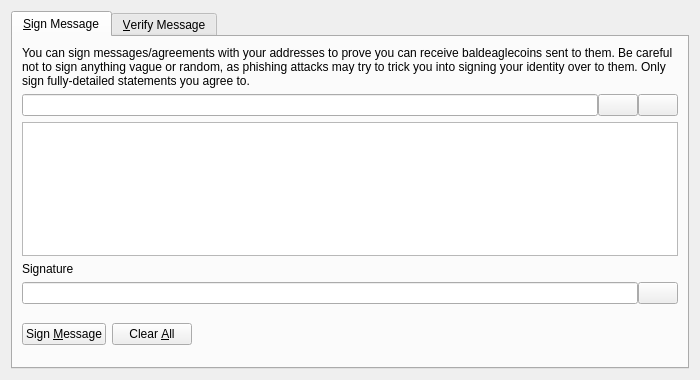
<?xml version="1.0" encoding="UTF-8"?>
<ui version="4.0">
 <class>SignVerifyMessageDialog</class>
 <widget class="QDialog" name="SignVerifyMessageDialog">
  <property name="geometry">
   <rect>
    <x>0</x>
    <y>0</y>
    <width>700</width>
    <height>380</height>
   </rect>
  </property>
  <property name="windowTitle">
   <string>Signatures - Sign / Verify a Message</string>
  </property>
  <property name="modal">
   <bool>true</bool>
  </property>
  <layout class="QVBoxLayout" name="verticalLayout">
   <item>
    <widget class="QTabWidget" name="tabWidget">
     <property name="currentIndex">
      <number>0</number>
     </property>
     <widget class="QWidget" name="tabSignMessage">
      <attribute name="title">
       <string>&amp;Sign Message</string>
      </attribute>
      <layout class="QVBoxLayout" name="verticalLayout_SM">
       <item>
        <widget class="QLabel" name="infoLabel_SM">
         <property name="text">
          <string>You can sign messages/agreements with your addresses to prove you can receive baldeaglecoins sent to them. Be careful not to sign anything vague or random, as phishing attacks may try to trick you into signing your identity over to them. Only sign fully-detailed statements you agree to.</string>
         </property>
         <property name="textFormat">
          <enum>Qt::PlainText</enum>
         </property>
         <property name="wordWrap">
          <bool>true</bool>
         </property>
        </widget>
       </item>
       <item>
        <layout class="QHBoxLayout" name="horizontalLayout_1_SM">
         <property name="spacing">
          <number>0</number>
         </property>
         <item>
          <widget class="QValidatedLineEdit" name="addressIn_SM">
           <property name="toolTip">
            <string>The Baldeaglecoin address to sign the message with</string>
           </property>
          </widget>
         </item>
         <item>
          <widget class="QPushButton" name="addressBookButton_SM">
           <property name="toolTip">
            <string>Choose previously used address</string>
           </property>
           <property name="text">
            <string/>
           </property>
           <property name="icon">
            <iconset resource="../bitcoin.qrc">
             <normaloff>:/icons/address-book</normaloff>:/icons/address-book</iconset>
           </property>
           <property name="shortcut">
            <string>Alt+A</string>
           </property>
           <property name="autoDefault">
            <bool>false</bool>
           </property>
          </widget>
         </item>
         <item>
          <widget class="QPushButton" name="pasteButton_SM">
           <property name="toolTip">
            <string>Paste address from clipboard</string>
           </property>
           <property name="text">
            <string/>
           </property>
           <property name="icon">
            <iconset resource="../bitcoin.qrc">
             <normaloff>:/icons/editpaste</normaloff>:/icons/editpaste</iconset>
           </property>
           <property name="shortcut">
            <string>Alt+P</string>
           </property>
           <property name="autoDefault">
            <bool>false</bool>
           </property>
          </widget>
         </item>
        </layout>
       </item>
       <item>
        <widget class="QPlainTextEdit" name="messageIn_SM">
         <property name="toolTip">
          <string>Enter the message you want to sign here</string>
         </property>
        </widget>
       </item>
       <item>
        <widget class="QLabel" name="signatureLabel_SM">
         <property name="text">
          <string>Signature</string>
         </property>
         <property name="textFormat">
          <enum>Qt::PlainText</enum>
         </property>
        </widget>
       </item>
       <item>
        <layout class="QHBoxLayout" name="horizontalLayout_2_SM">
         <property name="spacing">
          <number>0</number>
         </property>
         <item>
          <widget class="QLineEdit" name="signatureOut_SM">
           <property name="font">
            <font>
             <italic>true</italic>
            </font>
           </property>
           <property name="readOnly">
            <bool>true</bool>
           </property>
          </widget>
         </item>
         <item>
          <widget class="QPushButton" name="copySignatureButton_SM">
           <property name="toolTip">
            <string>Copy the current signature to the system clipboard</string>
           </property>
           <property name="text">
            <string/>
           </property>
           <property name="icon">
            <iconset resource="../bitcoin.qrc">
             <normaloff>:/icons/editcopy</normaloff>:/icons/editcopy</iconset>
           </property>
           <property name="autoDefault">
            <bool>false</bool>
           </property>
          </widget>
         </item>
        </layout>
       </item>
       <item>
        <layout class="QHBoxLayout" name="horizontalLayout_3_SM">
         <item>
          <widget class="QPushButton" name="signMessageButton_SM">
           <property name="toolTip">
            <string>Sign the message to prove you own this Baldeaglecoin address</string>
           </property>
           <property name="text">
            <string>Sign &amp;Message</string>
           </property>
           <property name="icon">
            <iconset resource="../bitcoin.qrc">
             <normaloff>:/icons/edit</normaloff>:/icons/edit</iconset>
           </property>
           <property name="autoDefault">
            <bool>false</bool>
           </property>
          </widget>
         </item>
         <item>
          <widget class="QPushButton" name="clearButton_SM">
           <property name="toolTip">
            <string>Reset all sign message fields</string>
           </property>
           <property name="text">
            <string>Clear &amp;All</string>
           </property>
           <property name="icon">
            <iconset resource="../bitcoin.qrc">
             <normaloff>:/icons/remove</normaloff>:/icons/remove</iconset>
           </property>
           <property name="autoDefault">
            <bool>false</bool>
           </property>
          </widget>
         </item>
         <item>
          <spacer name="horizontalSpacer_1_SM">
           <property name="orientation">
            <enum>Qt::Horizontal</enum>
           </property>
           <property name="sizeHint" stdset="0">
            <size>
             <width>40</width>
             <height>48</height>
            </size>
           </property>
          </spacer>
         </item>
         <item>
          <widget class="QLabel" name="statusLabel_SM">
           <property name="font">
            <font>
             <weight>75</weight>
             <bold>true</bold>
            </font>
           </property>
           <property name="text">
            <string/>
           </property>
           <property name="wordWrap">
            <bool>true</bool>
           </property>
          </widget>
         </item>
         <item>
          <spacer name="horizontalSpacer_2_SM">
           <property name="orientation">
            <enum>Qt::Horizontal</enum>
           </property>
           <property name="sizeHint" stdset="0">
            <size>
             <width>40</width>
             <height>48</height>
            </size>
           </property>
          </spacer>
         </item>
        </layout>
       </item>
      </layout>
     </widget>
     <widget class="QWidget" name="tabVerifyMessage">
      <attribute name="title">
       <string>&amp;Verify Message</string>
      </attribute>
      <layout class="QVBoxLayout" name="verticalLayout_VM">
       <item>
        <widget class="QLabel" name="infoLabel_VM">
         <property name="text">
          <string>Enter the receiver's address, message (ensure you copy line breaks, spaces, tabs, etc. exactly) and signature below to verify the message. Be careful not to read more into the signature than what is in the signed message itself, to avoid being tricked by a man-in-the-middle attack. Note that this only proves the signing party receives with the address, it cannot prove sendership of any transaction!</string>
         </property>
         <property name="textFormat">
          <enum>Qt::PlainText</enum>
         </property>
         <property name="alignment">
          <set>Qt::AlignLeading|Qt::AlignLeft|Qt::AlignTop</set>
         </property>
         <property name="wordWrap">
          <bool>true</bool>
         </property>
        </widget>
       </item>
       <item>
        <layout class="QHBoxLayout" name="horizontalLayout_1_VM">
         <property name="spacing">
          <number>0</number>
         </property>
         <item>
          <widget class="QValidatedLineEdit" name="addressIn_VM">
           <property name="toolTip">
            <string>The Baldeaglecoin address the message was signed with</string>
           </property>
          </widget>
         </item>
         <item>
          <widget class="QPushButton" name="addressBookButton_VM">
           <property name="toolTip">
            <string>Choose previously used address</string>
           </property>
           <property name="text">
            <string/>
           </property>
           <property name="icon">
            <iconset resource="../bitcoin.qrc">
             <normaloff>:/icons/address-book</normaloff>:/icons/address-book</iconset>
           </property>
           <property name="shortcut">
            <string>Alt+A</string>
           </property>
           <property name="autoDefault">
            <bool>false</bool>
           </property>
          </widget>
         </item>
        </layout>
       </item>
       <item>
        <widget class="QPlainTextEdit" name="messageIn_VM"/>
       </item>
       <item>
        <widget class="QValidatedLineEdit" name="signatureIn_VM"/>
       </item>
       <item>
        <layout class="QHBoxLayout" name="horizontalLayout_2_VM">
         <item>
          <widget class="QPushButton" name="verifyMessageButton_VM">
           <property name="toolTip">
            <string>Verify the message to ensure it was signed with the specified Baldeaglecoin address</string>
           </property>
           <property name="text">
            <string>Verify &amp;Message</string>
           </property>
           <property name="icon">
            <iconset resource="../bitcoin.qrc">
             <normaloff>:/icons/transaction_0</normaloff>:/icons/transaction_0</iconset>
           </property>
           <property name="autoDefault">
            <bool>false</bool>
           </property>
          </widget>
         </item>
         <item>
          <widget class="QPushButton" name="clearButton_VM">
           <property name="toolTip">
            <string>Reset all verify message fields</string>
           </property>
           <property name="text">
            <string>Clear &amp;All</string>
           </property>
           <property name="icon">
            <iconset resource="../bitcoin.qrc">
             <normaloff>:/icons/remove</normaloff>:/icons/remove</iconset>
           </property>
           <property name="autoDefault">
            <bool>false</bool>
           </property>
          </widget>
         </item>
         <item>
          <spacer name="horizontalSpacer_1_VM">
           <property name="orientation">
            <enum>Qt::Horizontal</enum>
           </property>
           <property name="sizeHint" stdset="0">
            <size>
             <width>40</width>
             <height>48</height>
            </size>
           </property>
          </spacer>
         </item>
         <item>
          <widget class="QLabel" name="statusLabel_VM">
           <property name="font">
            <font>
             <weight>75</weight>
             <bold>true</bold>
            </font>
           </property>
           <property name="text">
            <string/>
           </property>
           <property name="wordWrap">
            <bool>true</bool>
           </property>
          </widget>
         </item>
         <item>
          <spacer name="horizontalSpacer_2_VM">
           <property name="orientation">
            <enum>Qt::Horizontal</enum>
           </property>
           <property name="sizeHint" stdset="0">
            <size>
             <width>40</width>
             <height>48</height>
            </size>
           </property>
          </spacer>
         </item>
        </layout>
       </item>
      </layout>
     </widget>
    </widget>
   </item>
  </layout>
 </widget>
 <customwidgets>
  <customwidget>
   <class>QValidatedLineEdit</class>
   <extends>QLineEdit</extends>
   <header>qt/qvalidatedlineedit.h</header>
  </customwidget>
 </customwidgets>
 <resources>
  <include location="../bitcoin.qrc"/>
 </resources>
 <connections/>
</ui>
